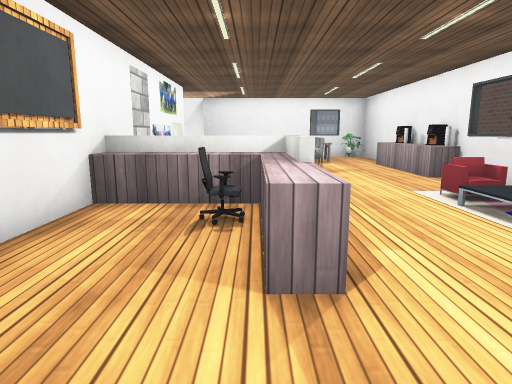
View 1 (above)

12 first-person views from a walk through a scene from a Unity 3-D project. The camera is 1.2 m above the floor, tilts 10° down and sees 75° across. The floor is counted in squares, 1 m on a side. Each view is taken from the middle of a square. On the plan, view 1 faces up. The plan holds only what a view shows up to about 14 squares ahead; the rest is blank. The place goes on beyond the plan. The player character is not drawn. Some surface patterns are stand-ins.

View 2
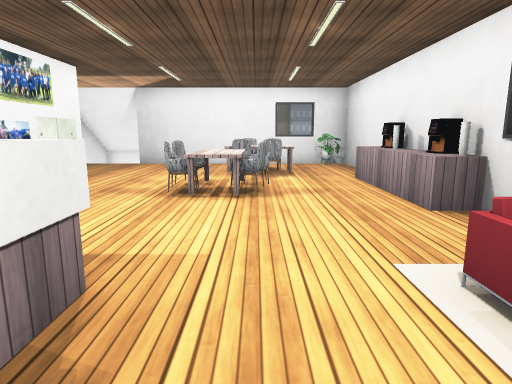

View 3
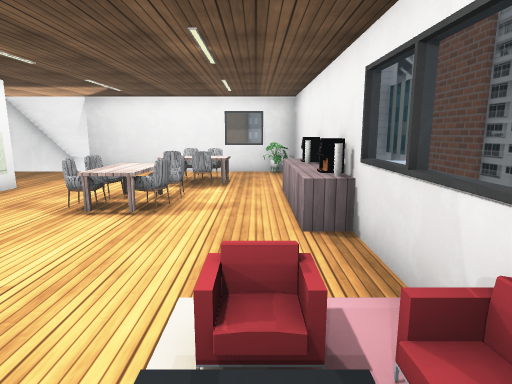

View 4
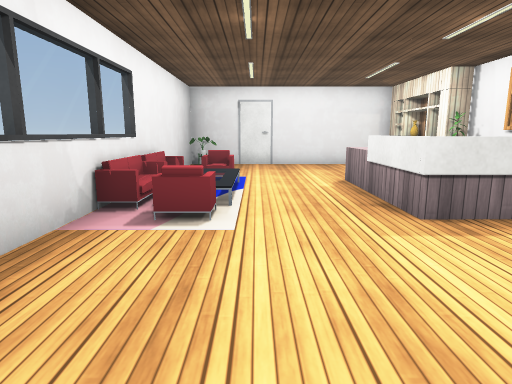

View 5
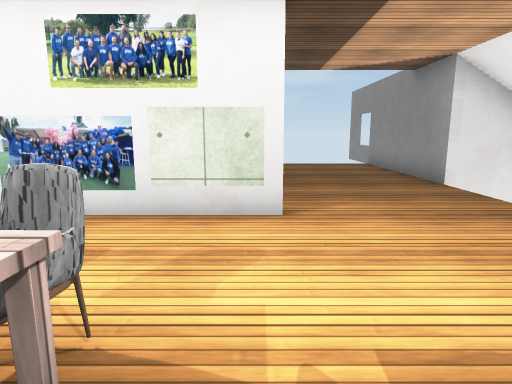

View 6
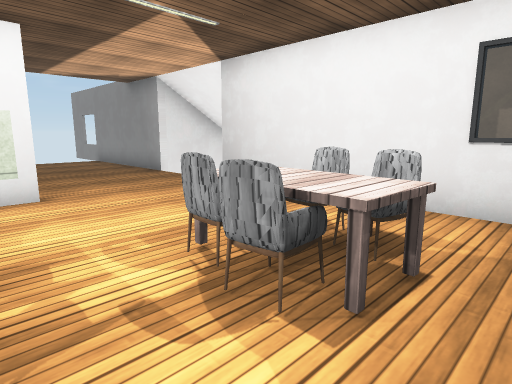

View 7
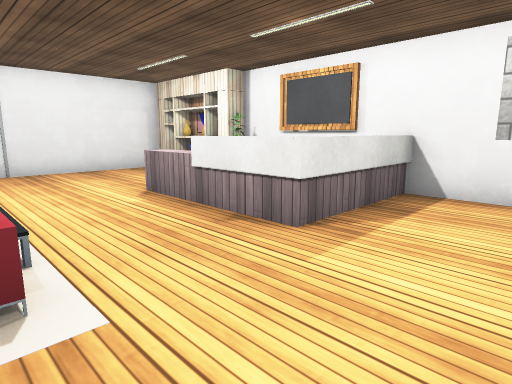

View 8
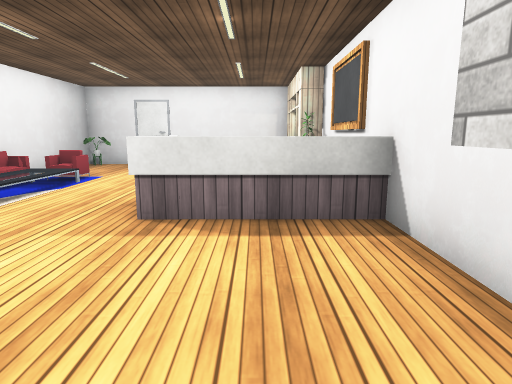

View 9
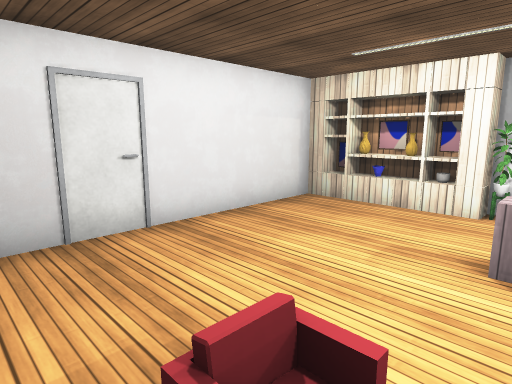

View 10
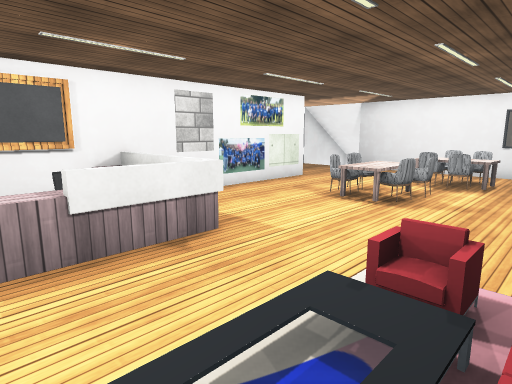

View 11
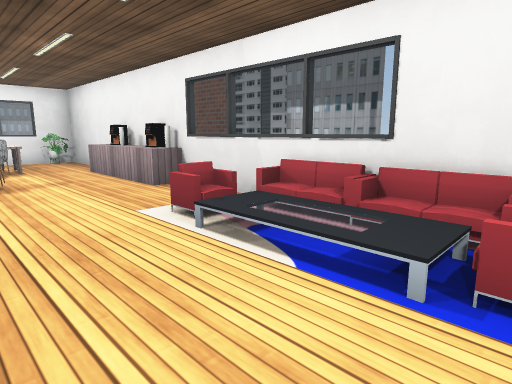

View 12
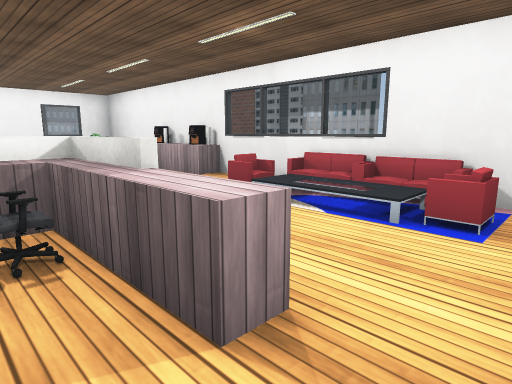

### Floor plan
Key: @ floor where view 1 was taken; # wall or solid block; x gap in a wall; . main floor; : floor 0.25 m higher than the main floor; + floor 0.5 m higher than the main floor; = window, fence, low wall or low ledge; ^ raised ledge; C chair; S sofa; P plant; T table; H shelf; A painting; E vase; O other object.
Columns run from 12 left of view 1 to 8 right of it. Each row starts with its distance up from view 1.
 18 =######  ######==##
 17  ................P#
 16  .................# #
 15  ............CC#..# #
 14  ............CCC..# #
 13          #.......^# #
 12          #..CTC..## #
 11          #..CCC..^# #
 10          #...T...## #
  9          #.......O# #
  8          #........= #
  7          #........= #
  6          #^^^^..Sx# #
  5          #.C^^..:+= #
  4          #..^^..::#
  3          #..^...:+#
  2          #P.....S=#
  1          OH.......#
  0          AE.@.....#
 -1          OH.......#
 -2           #########

Where each view was taken, in squares from view 1:
view 1: 0 up, 0 right, facing up
view 2: 4 up, 2 right, facing up
view 3: 4 up, 4 right, facing up
view 4: 11 up, 3 right, facing down
view 5: 13 up, 2 right, facing left
view 6: 12 up, 4 right, facing up-left
view 7: 9 up, 4 right, facing down-left
view 8: 11 up, 1 left, facing down
view 9: 3 up, 5 right, facing down-left
view 10: 3 up, 5 right, facing up-left
view 11: 2 up, 1 right, facing up-right
view 12: 1 up, 1 left, facing up-right
